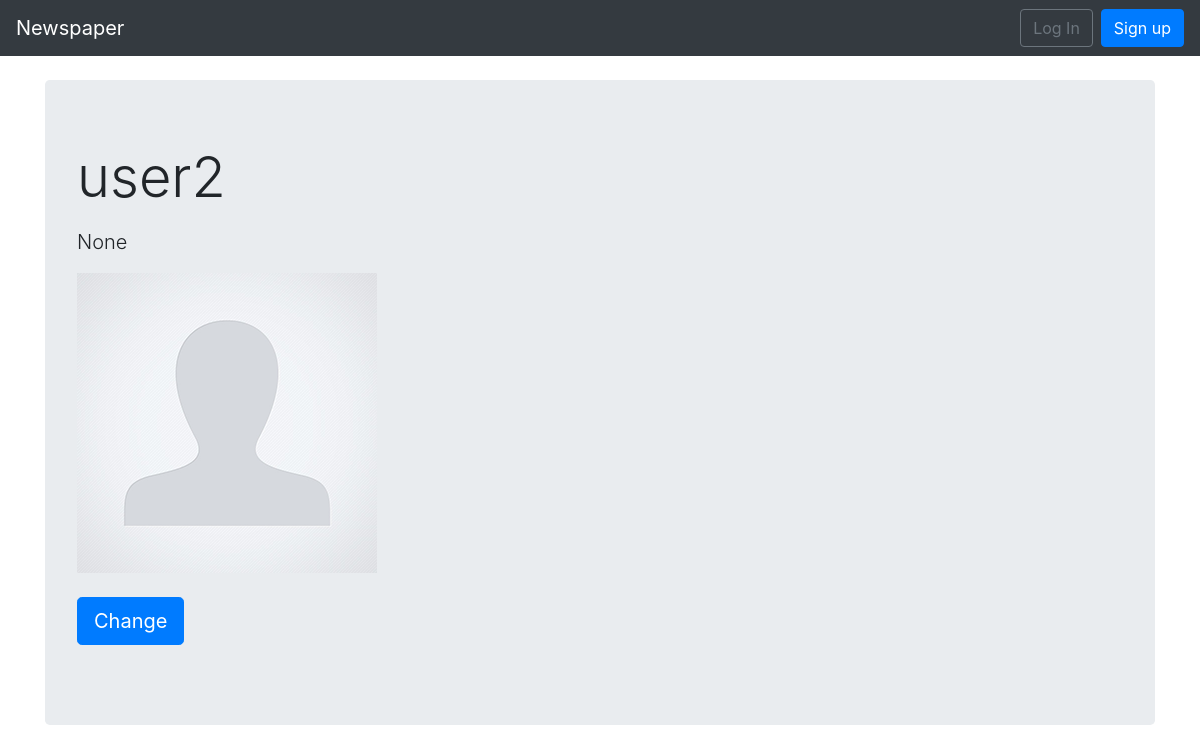
The page /users/4/personal/ on the database as committed earlier.
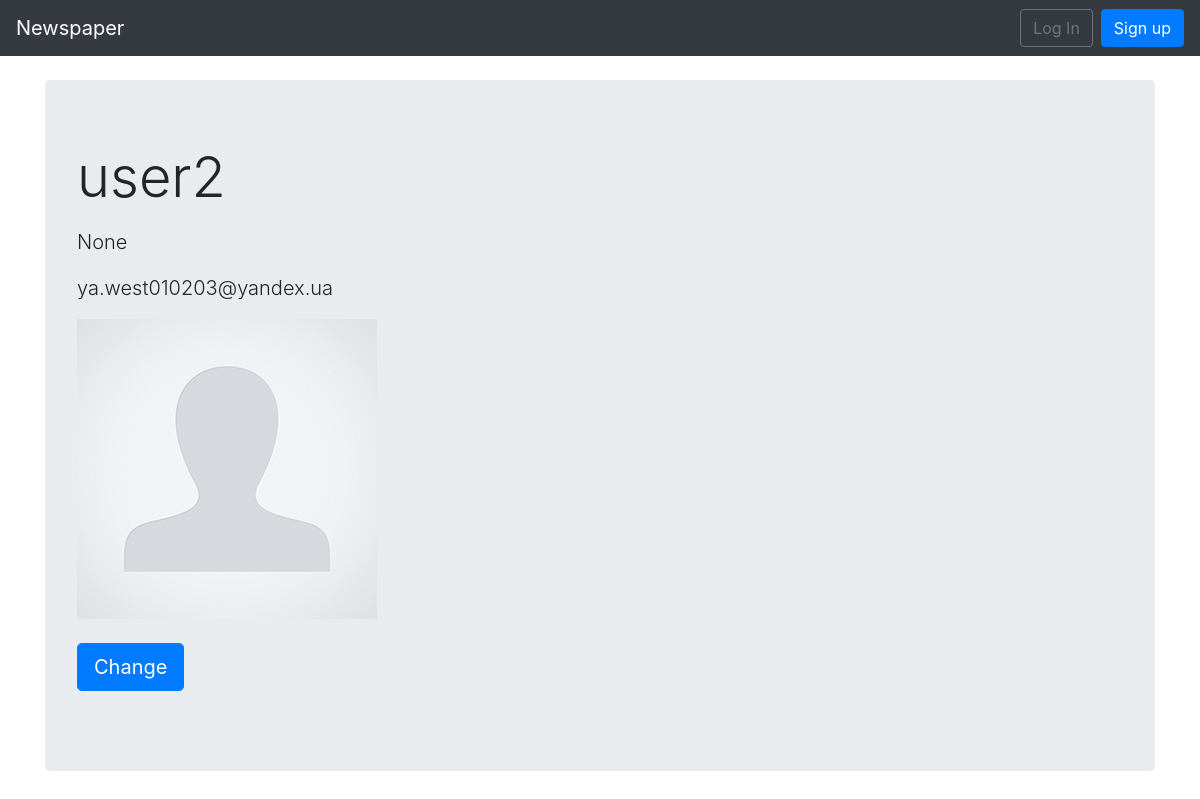
The same page on the database as committed later.
### users/models.py (models this page shows, shortened)
class CustomUser(AbstractUser):
    self_description = models.TextField(blank=True, null=False, default='')
    age = models.PositiveIntegerField(null=True, blank=True)
    image = models.ImageField(default='default.jpg', upload_to='user_images')

### users/views.py (the view)
# urls.py: path('<int:pk>/personal/', PersonalAreaView.as_view(), name='home'),
class PersonalAreaView(DetailView):
    model = CustomUser
    template_name = 'home.html'

### templates/home.html (shortened to what this page needs)
{% extends 'base.html' %}
{% block content %}
    <div class='jumbotron'>
        <h1 class='display-4'>{{ customuser.username }}</h1>
        <p class='lead'>{{ customuser.age }}</p>
        <p class='lead'>{{ customuser.email }}</p>
        <img class='lead' src="{{ customuser.image.url }}"/>
        <p class='lead mt-4'>
            <a class='btn btn-primary btn-lg' href='{% url 'change_user' customuser.pk %}'
               role='button'>Change</a>
        </p>
    </div>
{% endblock content %}

Rows that differ between the two databases and show on the page:
changed CustomUser "user2": email (not shown) → "ya.west010203@yandex.ua"
